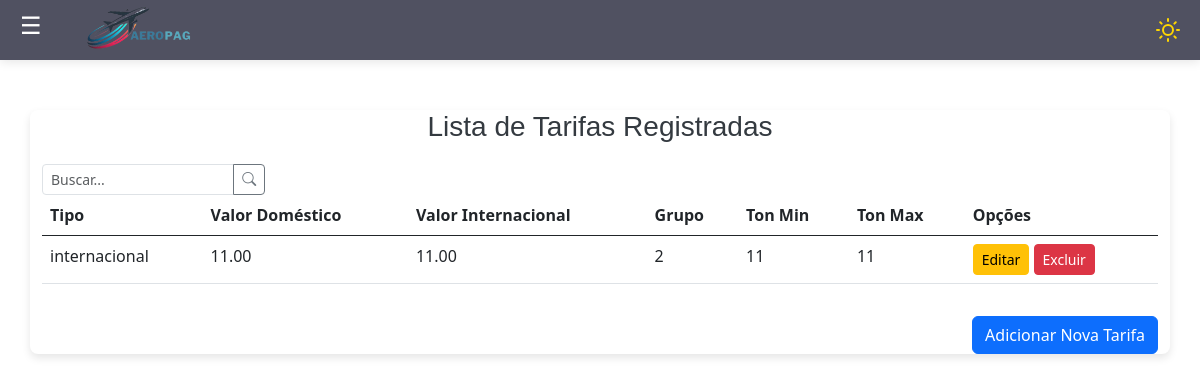
The app's page /tarifas/ (signed in) with its own data.
### tarifas/models.py (models this page shows, shortened)
class Tarifa(models.Model):
    tar_codigo = models.AutoField(primary_key=True)
    tar_tipo = models.CharField(max_length=255)
    tar_valor_domestico = models.DecimalField(max_digits=10, decimal_places=2)
    tar_valor_internacional = models.DecimalField(max_digits=10, decimal_places=2)
    tar_grupo = models.IntegerField()
    tar_ton_min = models.IntegerField()
    tar_ton_max = models.IntegerField()
    usuario = models.ForeignKey(User, on_delete=models.PROTECT)

### tarifas/views.py (the view)
# urls.py: path('tarifas/', TarifaList.as_view(), name='listar-tarifas'),
class TarifaList(LoginRequiredMixin, ListView):
    login_url = reverse_lazy('login')
    model = Tarifa
    template_name = 'listas/tarifa.html'
    def get_queryset(self):
        return Tarifa.objects.filter(usuario=self.request.user)

### tarifas/templates/listas/tarifa.html (shortened to what this page needs)
{% extends 'modelo.html' %}
{% load static %}
{% block conteudo %}
<link href="https://cdn.jsdelivr.net/npm/bootstrap@5.3.0-alpha1/dist/css/bootstrap.min.css" rel="stylesheet">
<link rel="stylesheet" href="https://cdnjs.cloudflare.com/ajax/libs/font-awesome/6.0.0-beta3/css/all.min.css">
<div class="container">
    <h3>Lista de Tarifas Registradas</h3>
    <div class="input-group" style="max-width: 20%;">
        <input type="text" class="form-control form-control-sm" id="search-tarifa" placeholder="Buscar...">
        <button class="btn btn-outline-secondary btn-sm" type="button">
            <i class="bi bi-search"></i>
        </button>
    </div>
    <div class="table-responsive">
        <table class="table" id="tarifas-table">
            <thead>
                <tr>
                    <th>Tipo</th>
                    <th>Valor Doméstico</th>
                    <th>Valor Internacional</th>
                    <th>Grupo</th>
                    <th>Ton Min</th>
                    <th>Ton Max</th>
                    <th>Opções</th>
                </tr>
            </thead>
            <tbody>
                {% for tarifa in object_list %}
                <tr id="linha-tarifa-{{ tarifa.pk }}">
                    <td class="tipo">{{ tarifa.tar_tipo }}</td>
                    <td class="valor-domestico">{{ tarifa.tar_valor_domestico }}</td>
                    <td class="valor-internacional">{{ tarifa.tar_valor_internacional }}</td>
                    <td class="grupo">{{ tarifa.tar_grupo }}</td>
                    <td class="ton-min">{{ tarifa.tar_ton_min }}</td>
                    <td class="ton-max">{{ tarifa.tar_ton_max }}</td>
                    <td>
                        <a href="{% url 'editar-tarifa' tarifa.pk %}" class="btn btn-warning btn-sm" title="Editar">Editar</a>
                        <form action="{% url 'excluir-tarifa' tarifa.pk %}" method="POST" style="display:inline;">
                            <button type="submit" class="btn btn-danger btn-sm" title="Excluir">Excluir</button>
                        </form>
                    </td>
                </tr>
                {% empty %}
                <tr>
                    <td colspan="7" class="text-center">Nenhuma tarifa registrada.</td>
                </tr>
                {% endfor %}
            </tbody>
        </table>
    </div>
    <div class="text-end mt-3">
        <a href="{% url 'criar-tarifa' %}" class="btn btn-primary">Adicionar Nova Tarifa</a>
    </div>
</div>
{% endblock %}

### static/css/estilo.css (style rules this page uses)
body { background-color: #84aea4; }

### paginas/templates/modelo.html (style rules this page uses)
body { margin: 0; font-family: Arial, sans-serif; display: flex; min-height: 100vh; overflow-x: hidden; flex-direction: column; background-color: white; transition: background-color 0.3s, color 0.3s; }
body.light { background-color: #ffffff; color: #000000; }
.form-control { border-radius: 20px; padding-left: 30px; }

### tarifas/templates/listas/tarifa.html (style rules this page uses)
h3 { text-align: center; }
body { background-color: #e9eaeb; }
.container { margin-top: 30px; border-radius: 8px; background-color: white; box-shadow: 0 4px 8px rgba(0, 0, 0, 0.1); }
h3 { color: #343a40; margin-bottom: 20px; }

### records on screen
Tarifa: tar_tipo "internacional", tar_valor_domestico "11.00", tar_valor_internacional "11.00", tar_grupo "2", tar_ton_min "11", tar_ton_max "11"
